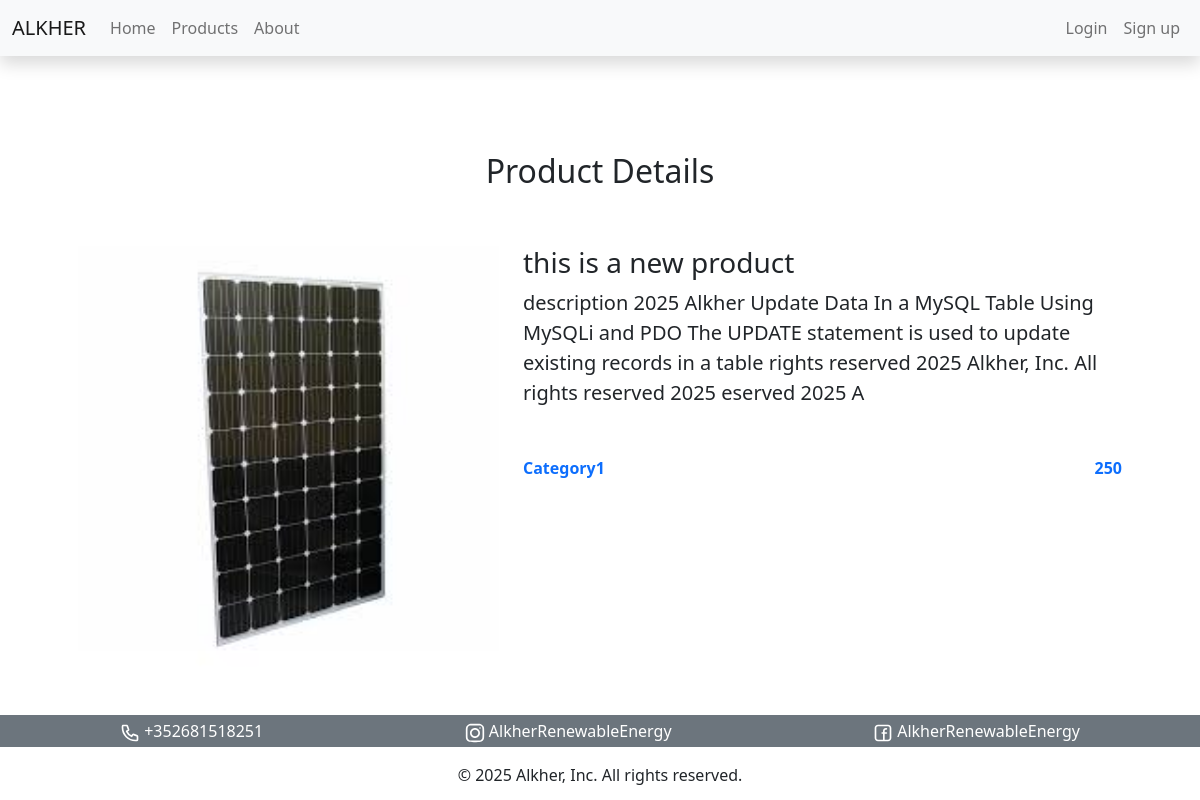
Screenshot of /product.php?id=1 with the database file from the repository.
### tables this page shows
CREATE TABLE `products` (
  `id` bigint(20) UNSIGNED NOT NULL,
  `product_name` varchar(255) NOT NULL,
  `price` int(11) UNSIGNED NOT NULL,
  `description` text NOT NULL,
  `image` varchar(255) DEFAULT NULL,
  `favorite_product` tinyint(4) DEFAULT NULL,
  `created_at` timestamp NOT NULL DEFAULT current_timestamp(),
  `updated_at` timestamp NOT NULL DEFAULT current_timestamp() ON UPDATE current_timestamp()
);

### product.php (the view, shortened to what this page needs)
<!DOCTYPE html>
<html lang="en">
<head>
    <link href="https://cdn.jsdelivr.net/npm/bootstrap@5.1.3/dist/css/bootstrap.min.css" rel="stylesheet">
</head>
<body>
    <?php include "./components/navbar.php"; ?>
    <div class="h2 text-center pt-5 mt-5">Product Details</div>
    <div class="container p-5">
        <?php
        if($_GET['id']){
        include "./database/connection.php";
        $id = $_GET['id'];
        $sql = "SELECT * FROM products WHERE id = $id";
        $result = $conn->query($sql);
        $product = $result->fetch_assoc();
        echo'<div class="row featurette">
            <div class="col-md-7 order-md-2">
                    <h3 class="featurette-heading">'. $product['product_name'] .'</h3>
                    <p class="lead">'. $product['description'] .'</p>
                <div class="text-primary fw-bold mt-5">
                        <span>Category1</span><span class="float-end">'. $product['price'] .'</span>
                </div>
            </div>
            <div class="col-md-5 order-md-1">
                <img src="./images/'.$product["image"].'" class="card-img-top" alt="'.$product["product_name"].'">
            </div>
        </div>';
        }
        ?>
    </div>
    <?php include("./components/footer.php"); ?>
</body>
</html>

### rows the page displays
products: product_name "this is a new product", description "description 2025 Alkher Update Data In a MySQL Table Using MySQLi and PDO The UPDATE statement is used to update existing records in a table rights reserved 2025 Alkher, Inc. All rights reserved 2025 eserved 2025 A", price "250", image (picture)
